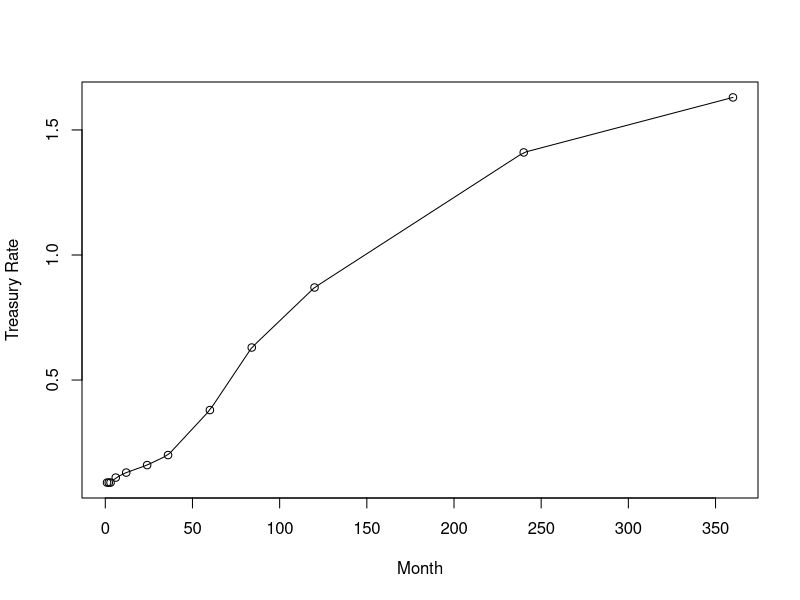
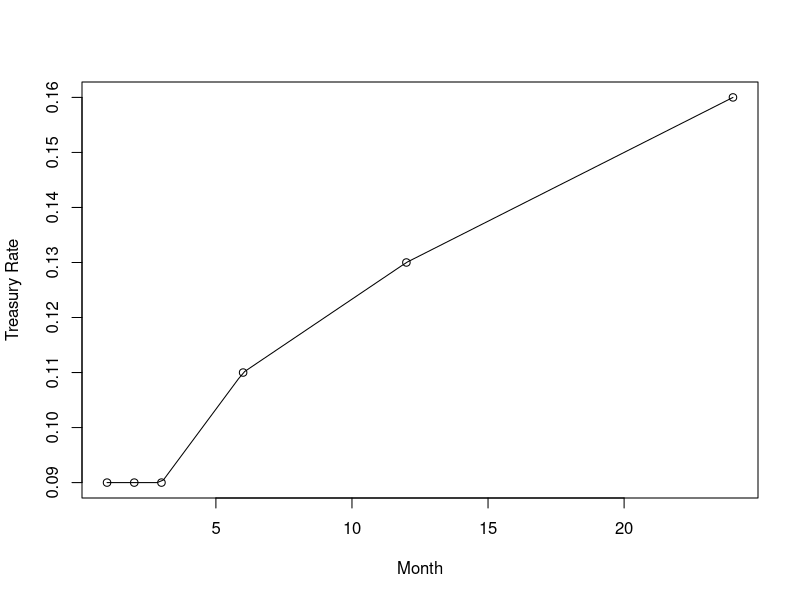
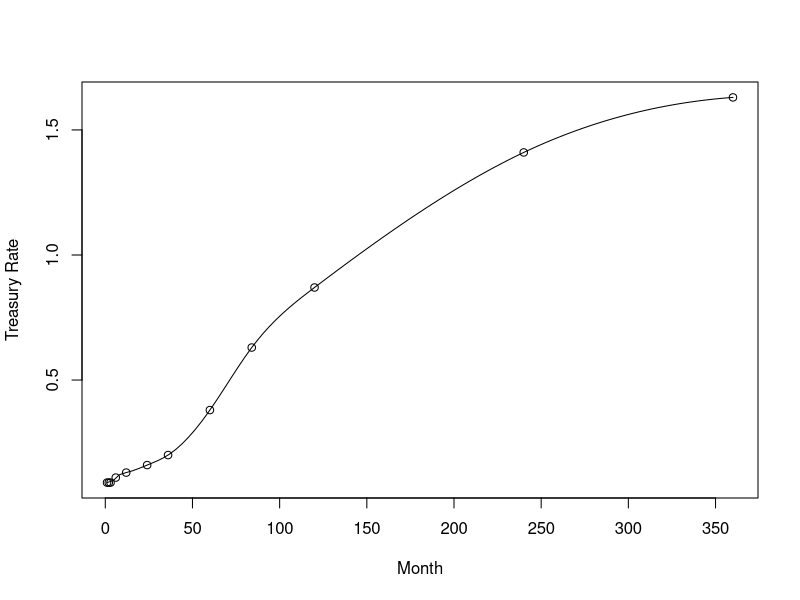
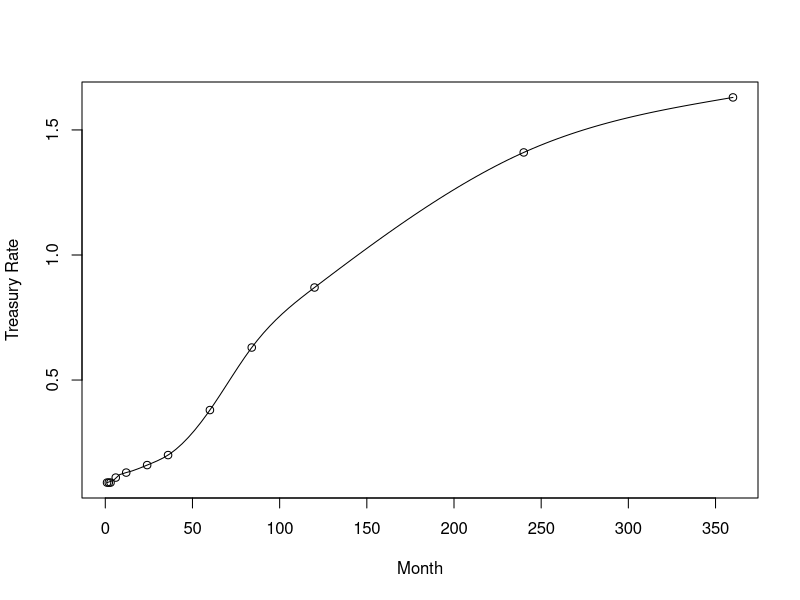
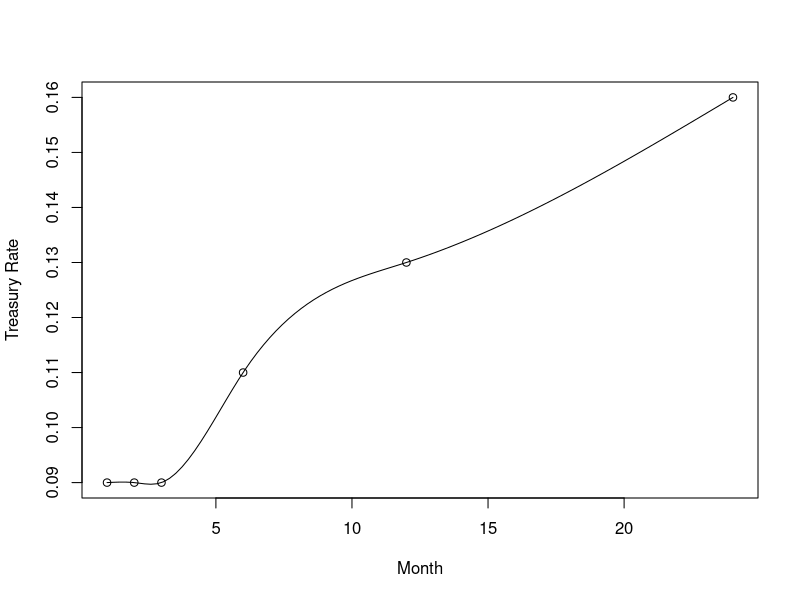
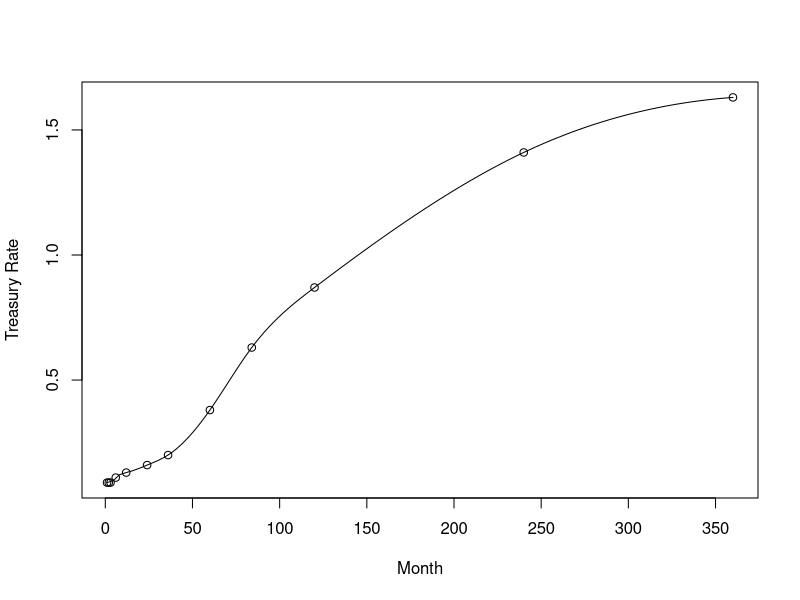
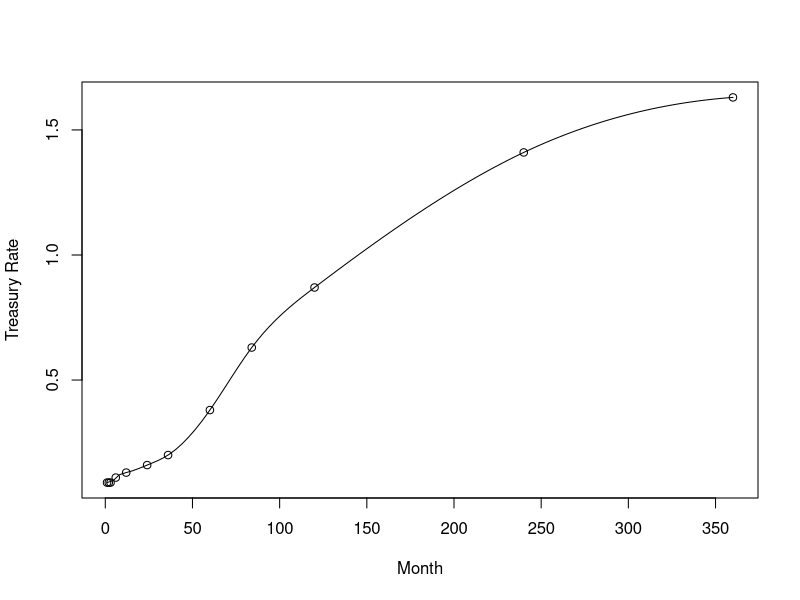
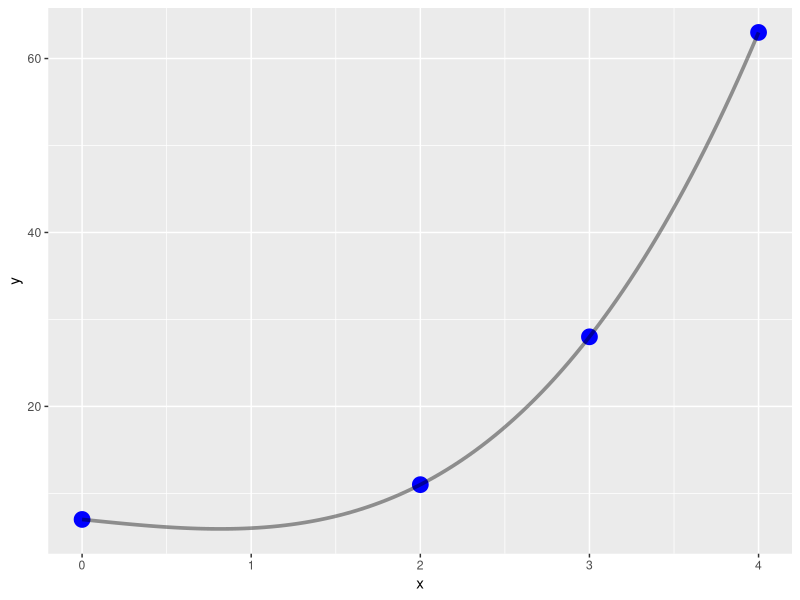

R code for these plots, in order:
# data
x <- c(1, 2, 3, 6, 12, 24, 36, 60, 84, 120, 240, 360)
y <- c(0.09, 0.09, 0.09, 0.11, 0.13, 0.16, 0.20, 0.38, 0.63, 0.87, 1.41, 1.63)
dat <- data.frame(x, y)

x_s <- c(1, 2, 3, 6, 12, 24)
y_s <- c(0.09, 0.09, 0.09, 0.11, 0.13, 0.16)
dat_s <- data.frame(x_s, y_s)

value <- c(3, 6, 9, 12, 15, 18, 21, 24)

# Linear interpolation
fun1 <- approxfun(x, y, method = "linear")
plot(dat, xlab="Month", ylab="Treasury Rate")
curve(fun1, add=TRUE)
approx(x, y, value, method = "linear")

# Linear interpolation - short ver.
fun1s <- approxfun(x_s, y_s, method = "linear")
plot(dat_s, xlab="Month", ylab="Treasury Rate")
curve(fun1s, add=TRUE)
approx(x_s, y_s, value, method = "linear")


# Spline interpolation - fmm
fun2 <- splinefun(x, y, method="fmm")
plot(dat, xlab="Month", ylab="Treasury Rate")
curve(fun2, add=TRUE)
spline(x, y, method = "fmm", xout=value)


# Spline interpolation - natural
fun3 <- splinefun(x, y, method="natural")
plot(dat, xlab="Month", ylab="Treasury Rate")
curve(fun3, add=TRUE)
spline(x, y, method = "natural", xout=value)

# Spline interpolation - natural - short ver.
fun3s <- splinefun(x_s, y_s, method="natural")
plot(dat_s, xlab="Month", ylab="Treasury Rate")
curve(fun3s, add=TRUE)
spline(x_s, y_s, method = "natural", xout=value)

# Spline interpolation - hyman
fun4 <- splinefun(x, y, method="hyman")
plot(dat, xlab="Month", ylab="Treasury Rate")
curve(fun4, add=TRUE)
spline(x, y, method = "hyman", xout=value)

# Spline interpolation - default
fun5 <- splinefun(x, y)
plot(dat, xlab="Month", ylab="Treasury Rate")
curve(fun5, add=TRUE)
spline(x, y, xout=value)
# default, fmm, hyman 결과 같게 나옴


# Lagrangian polynomial interpolation - 실패
library(polynom)
library(ggplot2)

x <- c(0, 2, 3, 4)
y <- c(7, 11, 28, 63)

dat <- data.frame(cbind(x, y))

poly.calc(x, y)


f <- function(x) {
  return( 7 - 2*x + x^3  )
}


ggplot(dat, aes(x=x, y=y)) + 
  geom_point(size=5, col='blue') + 
  stat_function(fun = f, size=1.25, alpha=0.4)

